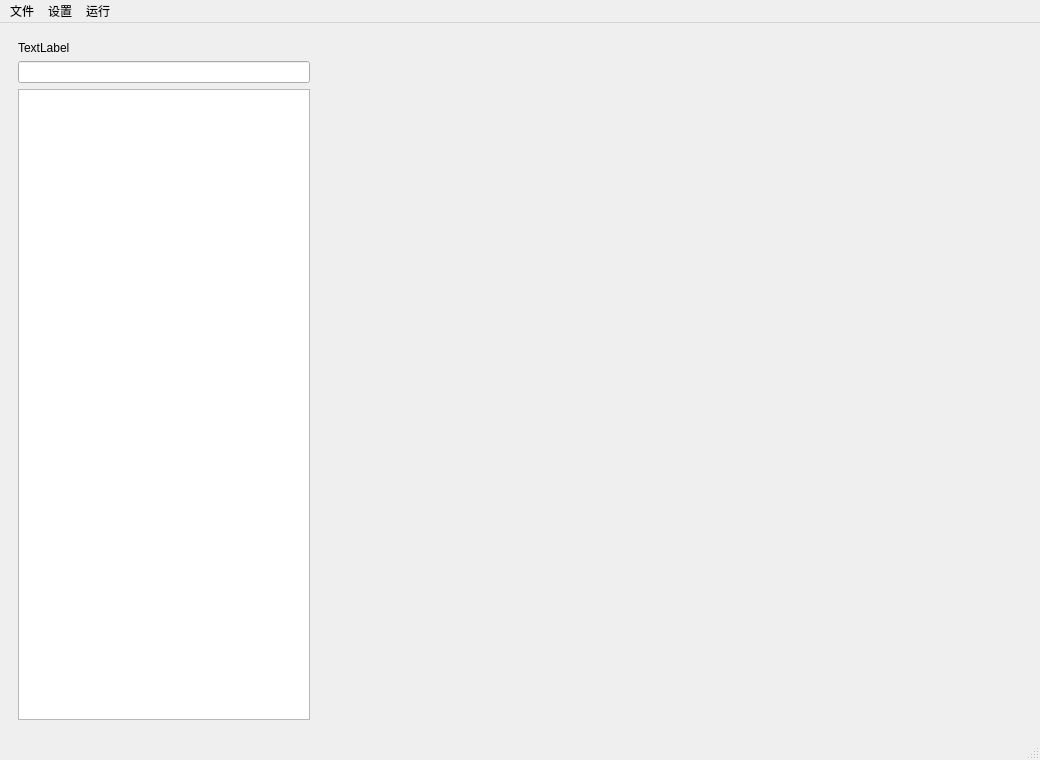
<?xml version="1.0" encoding="UTF-8"?>
<ui version="4.0">
 <class>ImageWindow</class>
 <widget class="QMainWindow" name="ImageWindow">
  <property name="geometry">
   <rect>
    <x>0</x>
    <y>0</y>
    <width>1040</width>
    <height>760</height>
   </rect>
  </property>
  <property name="sizePolicy">
   <sizepolicy hsizetype="Expanding" vsizetype="Expanding">
    <horstretch>0</horstretch>
    <verstretch>0</verstretch>
   </sizepolicy>
  </property>
  <property name="maximumSize">
   <size>
    <width>1050</width>
    <height>760</height>
   </size>
  </property>
  <property name="animated">
   <bool>false</bool>
  </property>
  <property name="documentMode">
   <bool>false</bool>
  </property>
  <widget class="QWidget" name="centralwidget">
   <layout class="QGridLayout" name="gridLayout_2">
    <item row="0" column="1" rowspan="2" colspan="6">
     <widget class="VoltageTemperatureCoordinate" name="widget_3" native="true">
      <property name="enabled">
       <bool>true</bool>
      </property>
     </widget>
    </item>
    <item row="2" column="1" rowspan="2" colspan="3">
     <widget class="VoltageCoordinate" name="widget_4" native="true">
      <property name="maximumSize">
       <size>
        <width>16777215</width>
        <height>332</height>
       </size>
      </property>
     </widget>
    </item>
    <item row="2" column="4" rowspan="2" colspan="3">
     <widget class="TemperatureCoordinate" name="widget_5" native="true">
      <property name="maximumSize">
       <size>
        <width>16777215</width>
        <height>330</height>
       </size>
      </property>
     </widget>
    </item>
    <item row="0" column="0" rowspan="4">
     <widget class="QWidget" name="widget_2" native="true">
      <property name="sizePolicy">
       <sizepolicy hsizetype="Preferred" vsizetype="Preferred">
        <horstretch>0</horstretch>
        <verstretch>0</verstretch>
       </sizepolicy>
      </property>
      <property name="maximumSize">
       <size>
        <width>310</width>
        <height>1000</height>
       </size>
      </property>
      <layout class="QGridLayout" name="gridLayout">
       <item row="2" column="1">
        <widget class="QTextEdit" name="textEdit">
         <property name="styleSheet">
          <string notr="true">font: 75 italic 9pt &quot;Arial&quot;;</string>
         </property>
         <property name="html">
          <string>&lt;!DOCTYPE HTML PUBLIC &quot;-//W3C//DTD HTML 4.0//EN&quot; &quot;http://www.w3.org/TR/REC-html40/strict.dtd&quot;&gt;
&lt;html&gt;&lt;head&gt;&lt;meta name=&quot;qrichtext&quot; content=&quot;1&quot; /&gt;&lt;style type=&quot;text/css&quot;&gt;
p, li { white-space: pre-wrap; }
&lt;/style&gt;&lt;/head&gt;&lt;body style=&quot; font-family:'Arial'; font-size:9pt; font-weight:72; font-style:italic;&quot;&gt;
&lt;p style=&quot;-qt-paragraph-type:empty; margin-top:12px; margin-bottom:12px; margin-left:0px; margin-right:0px; -qt-block-indent:0; text-indent:0px;&quot;&gt;&lt;br /&gt;&lt;/p&gt;&lt;/body&gt;&lt;/html&gt;</string>
         </property>
        </widget>
       </item>
       <item row="0" column="1">
        <widget class="QLabel" name="label">
         <property name="text">
          <string>TextLabel</string>
         </property>
        </widget>
       </item>
       <item row="1" column="1">
        <widget class="QLineEdit" name="lineEdit"/>
       </item>
      </layout>
     </widget>
    </item>
   </layout>
  </widget>
  <widget class="QStatusBar" name="statusbar"/>
  <widget class="QMenuBar" name="menubar">
   <property name="geometry">
    <rect>
     <x>0</x>
     <y>0</y>
     <width>1040</width>
     <height>23</height>
    </rect>
   </property>
   <widget class="QMenu" name="menu">
    <property name="title">
     <string>文件</string>
    </property>
    <addaction name="Savedata"/>
    <addaction name="Saveimage"/>
    <addaction name="Saveresults"/>
    <addaction name="Singout"/>
   </widget>
   <widget class="QMenu" name="menu_2">
    <property name="title">
     <string>设置</string>
    </property>
    <addaction name="Parameter"/>
   </widget>
   <widget class="QMenu" name="menu_3">
    <property name="title">
     <string>运行</string>
    </property>
    <addaction name="Start"/>
    <addaction name="Suspend"/>
    <addaction name="Continue"/>
    <addaction name="Calculation"/>
    <addaction name="Getresult"/>
   </widget>
   <addaction name="menu"/>
   <addaction name="menu_2"/>
   <addaction name="menu_3"/>
  </widget>
  <action name="Savedata">
   <property name="text">
    <string>保存（数据）</string>
   </property>
  </action>
  <action name="Saveimage">
   <property name="text">
    <string>保存（图像）</string>
   </property>
  </action>
  <action name="Saveresults">
   <property name="text">
    <string>保存（结果）</string>
   </property>
  </action>
  <action name="Singout">
   <property name="text">
    <string>退出</string>
   </property>
  </action>
  <action name="actions_4">
   <property name="text">
    <string>s</string>
   </property>
  </action>
  <action name="Parameter">
   <property name="text">
    <string>参数设置</string>
   </property>
  </action>
  <action name="actions_6">
   <property name="text">
    <string>s</string>
   </property>
  </action>
  <action name="actions_7">
   <property name="text">
    <string>s</string>
   </property>
  </action>
  <action name="actions_8">
   <property name="text">
    <string>s</string>
   </property>
  </action>
  <action name="Start">
   <property name="text">
    <string>开始运行</string>
   </property>
  </action>
  <action name="Suspend">
   <property name="text">
    <string>暂停接收</string>
   </property>
  </action>
  <action name="Continue">
   <property name="text">
    <string>继续接收</string>
   </property>
  </action>
  <action name="Calculation">
   <property name="text">
    <string>拟合计算</string>
   </property>
  </action>
  <action name="Getresult">
   <property name="text">
    <string>得到结果</string>
   </property>
  </action>
 </widget>
 <customwidgets>
  <customwidget>
   <class>VoltageTemperatureCoordinate</class>
   <extends>QWidget</extends>
   <header>voltagetemperaturecoordinate.h</header>
   <container>1</container>
  </customwidget>
  <customwidget>
   <class>VoltageCoordinate</class>
   <extends>QWidget</extends>
   <header>voltagecoordinate.h</header>
   <container>1</container>
  </customwidget>
  <customwidget>
   <class>TemperatureCoordinate</class>
   <extends>QWidget</extends>
   <header location="global">temperaturecoordinate.h</header>
   <container>1</container>
  </customwidget>
 </customwidgets>
 <resources/>
 <connections/>
</ui>
